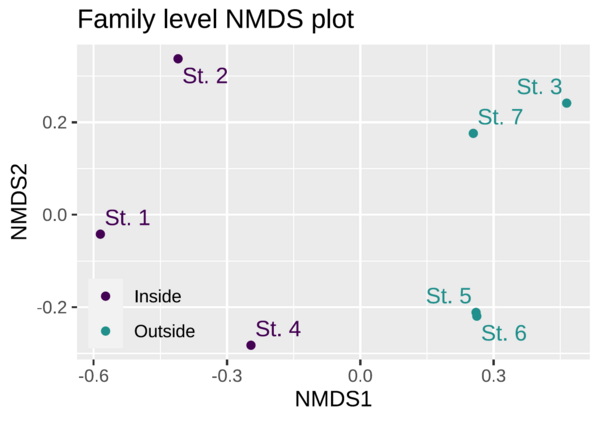

The script that saved this image:
# NMDS analysis of seaweed taxa in
# Arikawa Bay, Nagasaki
# Data: Shinichiro Tanimae
# 2021 / 06 / 27

library(vegan)
library(tidyverse)
library(lubridate)
library(gnnlab)
library(ggrepel)
library(showtext)
library(magick)

# REFERENCE
# https://jkzorz.github.io/2020/04/04/NMDS-extras.html

font_add_google("Noto Sans", "notosans")
showtext_auto()

# Load dataset
fname = "~/Lab_Data/tanimaes/share_files/seaweed_sp_data_210421-210623.csv"
tanimae = read_csv(fname) |>   mutate(station = factor(station))
tanimae = tanimae |>   rename(g = class)

# Some species have not been identified to the genus level
t1 = tanimae |>
  group_by(date, station, g) |> 
  summarise(n = length(g))

ggplot(t1) + 
  geom_col(aes(y = g, x = n, fill = station),
           position = position_dodge2()) +
  facet_grid(rows = vars(date))

# Shannon Diversity of the taxa
t2 = tanimae |> 
  group_by(date, station, g) |> 
  summarise(n = length(g)) |> 
  ungroup()|> pivot_wider(names_from = g,
                  values_from= n,
                  values_fill = 0) |> 
  print()


# NMDS 
t3 = t2 |> group_nest(date) |> 
  mutate(shannon = map(data, function(x) {
    z = x |> pull(station)
    s = x |> dplyr::select(-station) |> diversity()
    tibble(station = z, shannon = s)
  })) |> 
  mutate(bray = map(data, function(x) {
    # Pair wise dissimilarity index (Bray-Curtis) 
    # Range is from 0 (similar) to 1 (dissimilar)
    z = x |> pull(station)
    s = x |> dplyr::select(-station) |> vegdist("bray")
    tibble(station = z, bray = list(s))
  })) 

M = t3 |> select(date, data) |> slice(1) |> unnest(data) |> select(-date)
# First try, k = 2 but the stress was > 0.05.
# Since stress was > 0.05, set k = 3
nmdsout = M |> select(-station) |> as.matrix() |> metaMDS(k = 2)

nmds_scores = scores(nmdsout) |> as_tibble() |> 
  mutate(station = 1:7) |> 
  mutate(location = ifelse(station %in% c(3,5,6, 7), 
                           "Outside", "Inside")) |> 
  mutate(station = factor(station, 
                          levels = 1:7, 
                          labels = str_glue("St. {1:7}"))) 

# Plot of NMDS1 and NMDS2 for all times.
ggplot(nmds_scores) + 
  geom_point(aes(x = NMDS1, y = NMDS2, color = location)) +
  geom_text_repel(aes(x = NMDS1, y = NMDS2, 
                      color = location, label = station)) +
  scale_color_manual(values = viridis::viridis(3))  +
  scale_x_continuous(parse(text = "NMDS[1]")) +
  scale_y_continuous(parse(text = "NMDS[2]")) +
  guides(color = guide_legend(override.aes = list(label = ""))) +
  ggtitle("Family level NMDS plot") +
  theme_gray(base_family = "notosans") +
  theme(legend.position = c(0,0),
        legend.justification = c(0,0),
        legend.background = element_blank(),
        legend.title = element_blank())

## Save figure as pdf and png.
wh = aseries(7)
fname = "tanimae.pdf"
ggsave(fname, width = wh[2], height = wh[1], units = "mm")

image_read_pdf(fname) |> 
  image_resize("600x") |> 
  image_write(str_replace(fname, "pdf", "png"))

#################################################################################
## Try looking at monthly data.

t5 = t3 |> 
  mutate(nmds = map(data, function(x) {
    x |> select(-station) |> as.matrix() |> metaMDS(k = 2)
  })) |> 
  mutate(nmds = map(nmds, function(x) {
    s = scores(x) |> as_tibble()
    s |> mutate(station = 1:7) |> 
      mutate(station = factor(station))
  })) |> 
  unnest(nmds) 

t5 |> 
  mutate(month = month(date)) |> 
  mutate(month = month.abb[month]) |> 
  mutate(location = ifelse(station %in% c(3,5,6, 7), "Outside", "Inside")) |> 
  ggplot() + 
  geom_point(aes(x = NMDS1, y = NMDS2, color = location),size = 2) +
  geom_text_repel(aes(x = NMDS1, y = NMDS2, label = station, color = location), size = 10) +
  scale_color_manual(values = viridis::viridis(3)) +
  guides(color = guide_legend(override.aes = list(label = ""))) +
  ggtitle("Family level NMDS plot") +
  theme_gray(base_family = "notosans") +
  theme(legend.position = c(0,0),
        legend.justification = c(0,0),
        legend.background = element_blank(),
        legend.title = element_blank()) +
  facet_wrap("date")


